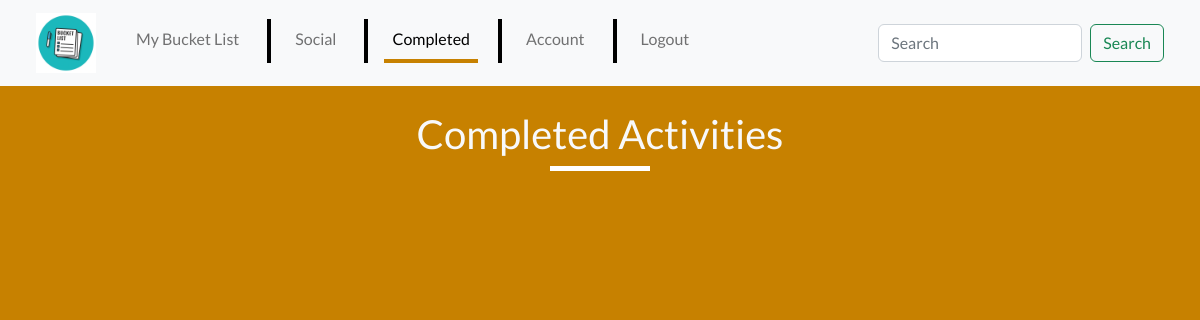
The app's page /core/public/m/list (signed in), older data.
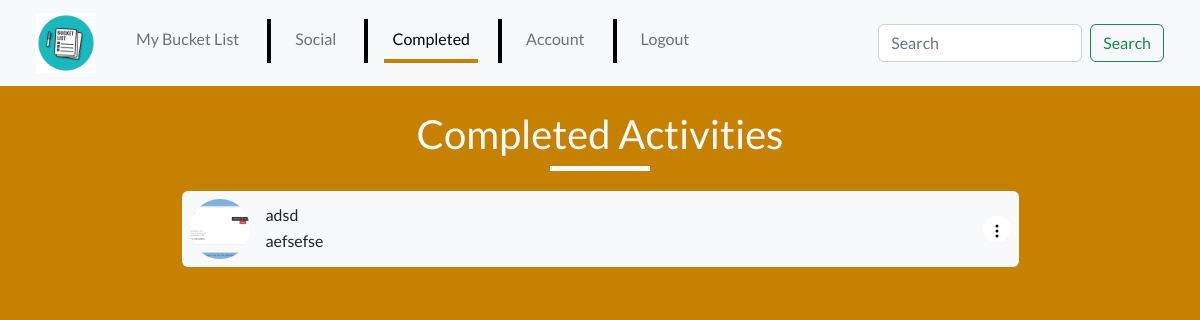
The same page, newer data.
### core/models.py (models this page shows, shortened)
class ListApp(models.Model):
    user = models.ForeignKey(User, on_delete=models.CASCADE)
    title = models.CharField(max_length=200, default="")
    description = models.TextField(default='')
    image_a = models.ImageField(upload_to="listimage", default=None, null=True)
    image_b = models.ImageField(upload_to="listimage", default=None, null=True)
    mark_as_completed = models.BooleanField(default=False, null=True, blank=True)
    date_created = models.DateTimeField(default=timezone.now)  # Provide a default value

### core/views.py (the view)
# urls.py: path('public/m/list', marked_as_completed, name="m-completed"),
@login_required(login_url='/core/public/u/login')
def marked_as_completed(request):
    try:
        user = request.user
        user_account = User.objects.get(email=user)
        if user_account is not None:
            prod = ListApp.objects.filter(user=user_account)
            return render(request, "core/marked_as_completed.html", {"Lists":prod})
        else:
            return render(request, "core/marked_as_completed.html", {"Error":"No list found!"})
    except Exception as e:
        return render(request, "oops.html", {"Error":e})

### core/templates/core/marked_as_completed.html (shortened to what this page needs)
{% extends "base/base.html" %}
{% block content %}
<div class="mt-4 mb-4 rounded container">
    <h1 class="text-center mb-2 mt-4 text-light">Completed Activities</h1>
    <div class="divder text-center" style="width: 100px; height: 5px; background-color: white; margin: auto; margin-bottom: 20px;"></div>
    {% for lists in Lists %}
    {% if lists.mark_as_completed == True %}
    <div class="d-flex justify-content-between align-items-center mb-2 bg-light p-2 w-75 m-auto rounded"
        data-id="{{lists.id}}">
        <div class="d-flex justify-content-between align-items-center">
            <div>
                <img src="/media/{{lists.image_a}}" alt="image" class="rounded-circle" height="60px" width="60px"
                    style="object-fit: cover;">
            </div>
            <div class="details ms-3">
                <h6 style="margin-bottom: 5px !important;">{{lists.title}}</h6>
                <p style="margin-bottom: 0px !important;">{{lists.description}}</p>
            </div>
        </div>
        <div class="menu">
            <div class="dropdown">
                <button style="background-color: white; border-radius: 50px; border: none;" data-bs-toggle="dropdown"
                    aria-expanded="false">
                    <svg xmlns="http://www.w3.org/2000/svg" width="16" height="16" fill="currentColor"
                        class="bi bi-three-dots-vertical" viewBox="0 0 16 16">
                        <path
                            d="M9.5 13a1.5 1.5 0 1 1-3 0 1.5 1.5 0 0 1 3 0m0-5a1.5 1.5 0 1 1-3 0 1.5 1.5 0 0 1 3 0m0-5a1.5 1.5 0 1 1-3 0 1.5 1.5 0 0 1 3 0" />
                    </svg>
                </button>
            </div>
        </div>
    </div>
    {% endif %}
    {% endfor %}
</div>
{% endblock content %}

Row changes from the older to the newer data that the page shows:
added ListApp: image_a (picture), title "adsd", description "aefsefse"
